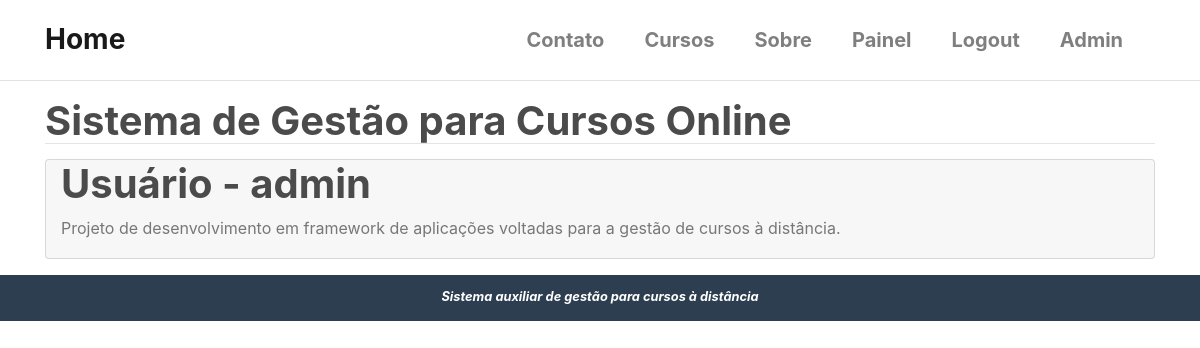
/ (signed in), run on an earlier commit of the app's database.
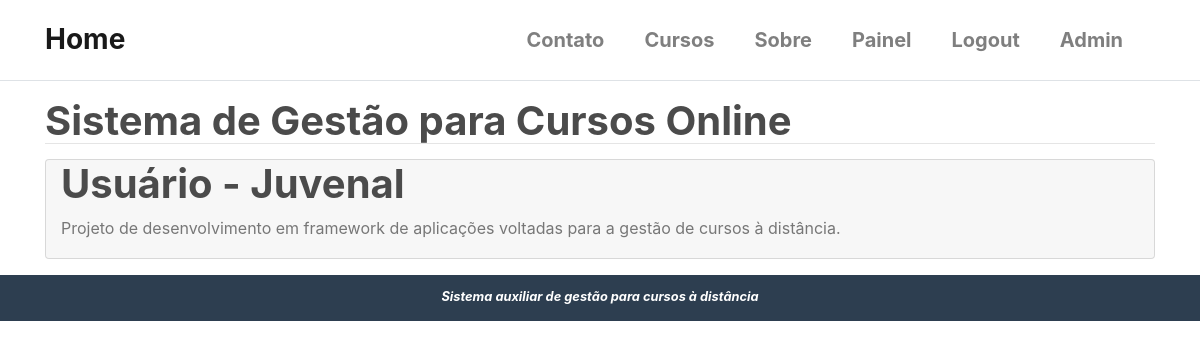
And on a later commit of the database.
### accounts/models.py (models this page shows, shortened)
class User(AbstractBaseUser, PermissionsMixin):
    username = models.CharField(
        'Usuário', max_length=30, unique=True,
        validators = [validators.RegexValidator(re.compile('^[\w.@+-]+$'),
        'O nome de usuário só pode conter letras, dígitos ou os seguintes caracteres: @/ ./ +/ -/ _',
        'Usuário inválido ou já existente!')]
    )
    email = models.EmailField('E-mail', unique=True)
    name = models.CharField('Nome', max_length=100, blank=True)
    is_active = models.BooleanField('Está ativo?', blank=True, default=True)
    is_staff = models.BooleanField('É da equipe?', blank=True, default=False)
    date_joined = models.DateTimeField('Data de Entrada', auto_now_add=True)
    objects = UserManager()
    USERNAME_FIELD = 'username'
    REQUIRED_FIELDS = ['email']
    class Meta:
        verbose_name = 'Usuário'
        verbose_name_plural = 'Usuários'
    def __str__(self):
        return self.name or self.username

### templates/home.html
{% extends 'base.html' %}
{% load static %}
{% block content %}
<div class="container my-3">
    <h1>Sistema de Gestão para Cursos Online</h1><hr style = 'margin: -10px 0 15px 0'>
    <div class="card card-header card" style = 'padding: 0px 15px'>
        <h1 class="font-weight-bold">Usuário - {{ user }}</h1>
        <p style = 'margin-top:0;'>Projeto de desenvolvimento em framework de aplicações voltadas para a gestão de cursos à distância.
        </p>
    </div>
</div>
{% endblock content %}

What changed in the data, as far as the page shows it:
changed User: name "admin" → "Juvenal"
